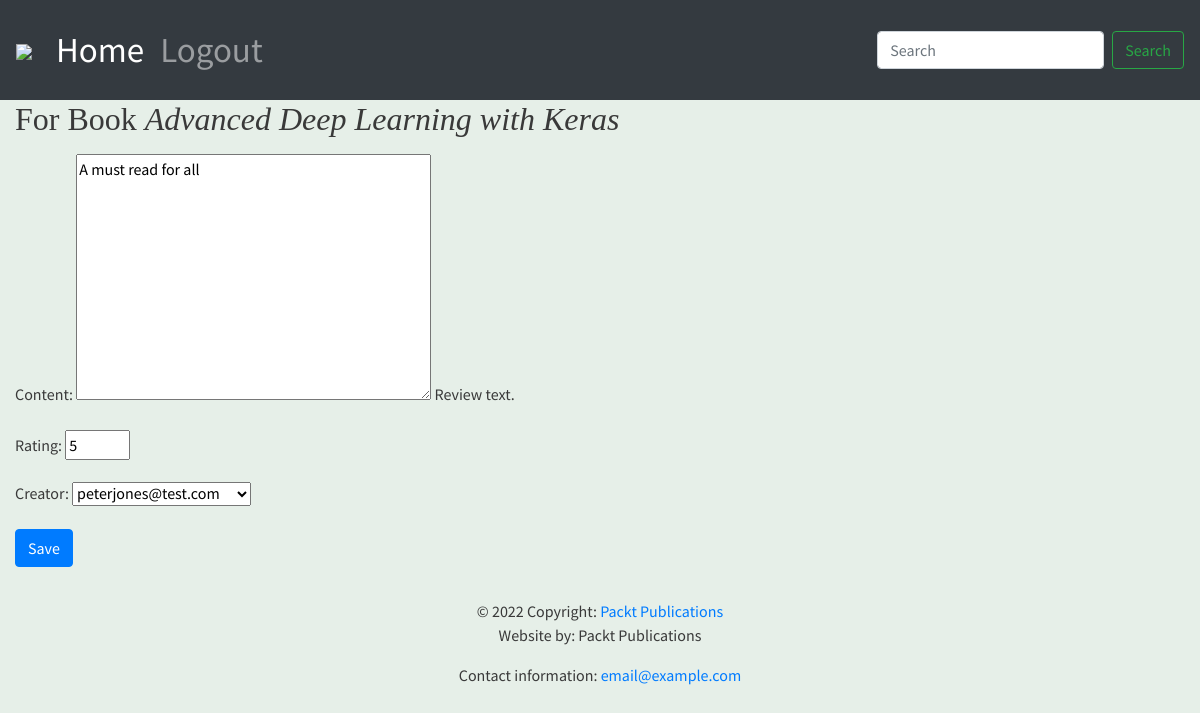
Screenshot of /books/1/reviews/1/ with the database file from the repository.
### reviews/models.py (models this page shows, shortened)
class Book(models.Model):
    title = models.CharField(
        max_length=70,
        help_text='The title of the book')
    publication_date = models.DateField(
        verbose_name='Date the book was publised.')
    isbn = models.CharField(
        max_length=20,
        verbose_name='ISBN number of the book.')
    publisher = models.ForeignKey(Publisher, on_delete=models.CASCADE)
    contributors = models.ManyToManyField('Contributor', through='BookContributor')
    cover = models.ImageField(upload_to='book_covers/', null=True, blank=True)
    sample = models.FileField(upload_to='book_samples/', null=True, blank=True)

class Review(models.Model):
    content = models.TextField(help_text='Review text.')
    rating = models.IntegerField(help_text='Rating the review has given.')
    date_created = models.DateTimeField(
        auto_now_add=True,
        help_text='Date and time the review was created.')
    date_edited = models.DateTimeField(
        null=True,
        help_text='Date and time the review was last edited.')
    creator = models.ForeignKey(auth.get_user_model(), on_delete=models.CASCADE)
    book = models.ForeignKey(Book, on_delete=models.CASCADE,
                             help_text='Book that this review is for.')

### reviews/views.py (the view)
# urls.py: path('books/<int:book_pk>/reviews/<int:review_pk>/', views.review_edit, name='review_edit'),
def review_edit(request, book_pk, review_pk=None):
    book = get_object_or_404(Book, pk=book_pk)
    if review_pk is not None:
        temp = get_object_or_404(Review, pk=review_pk)
        if temp.book_id == book_pk:
            review = temp
        else:
            review = None
    else:
        review = None
    if request.method == 'POST':
        form = ReviewForm(request.POST, instance=review)
        if form.is_valid():
            updated_review = form.save(commit=False)
            updated_review.book = book
            if review is None:
                messages.success(request, f'Review for {updated_review.book.title} was created.')
            else:
                messages.success(request, f'Review {updated_review.book.title} was updated.')
                updated_review.date_edited = timezone.now()
            updated_review.save()
            return redirect('book_detail', book_pk)
    else:
        form = ReviewForm(instance=review)
    context = {
        'form': form,
        'instance': review,
        'model_type': 'Review',
        'related_model_type': 'Book',
        'related_instance': book
    }
    return render(request, 'reviews/instance-form.html', context)

### reviews/forms.py
class ReviewForm(forms.ModelForm):
    rating = forms.IntegerField(min_value=0, max_value=5,
                                widget=forms.NumberInput(attrs={'placeholder': 'Rate it'}))
    class Meta:
        model = Review
        exclude = ('date_edited', 'book_id', 'book')

### reviews/templates/reviews/instance-form.html (shortened to what this page needs)
{% extends 'reviews/base.html' %}
{% block content %}
<h2>
    <p>
        For {{ related_model_type }} <em>{{ related_instance.title }}</em>
    </p>
</h2>
<form method="post">
    {{ form.as_p }}
    <p>
        <input class="btn btn-primary" type="submit" value="{% if instance is None %}Create{% else %}Save{% endif %}">
    </p>
</form>
{% endblock %}

### static/main.css (style rules this page uses)
body { font-family: 'Source Sans Pro', sans-serif; background-color: #e6efe8; color: #393939; }
h1, h2, h3, h4, h5, h6 { font-family: 'Libre Baskerville', serif; }

### rows the page displays
Book: title "Advanced Deep Learning with Keras"
Review: content "A must read for all", rating "5", creator "peterjones@test.com"

### other values shown
{{ related_model_type }} "Book"
